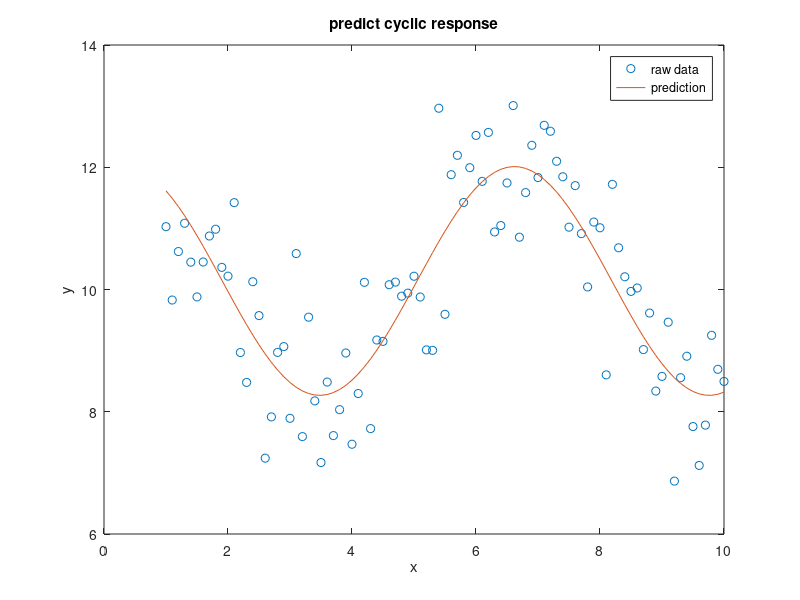

Here is the MATLAB script that generated this plot:
%% Predict cyclic response with OLS
clear all; clc; close all;

% set parameters 
x = 1:.1:10;
x = x';
noise = randn(length(x),1);
intercept = 10; 
beta_cos = 2;
beta_sin = 1;

% generate data 
y = intercept + beta_cos * cos(x) + beta_sin * sin(x) + noise;  
X = horzcat(ones(length(x),1),cos(x), sin(x));

% fit OLS
beta = X\y

% plot 
plot(x,y, 'o')
yhat = beta(1) + beta(2) * cos(x) + beta(3) * sin(x);  
hold on 
plot(x,yhat)
hold off 

legend({'raw data', 'prediction'})
xlabel('x');ylabel('y');title('predict cyclic response')